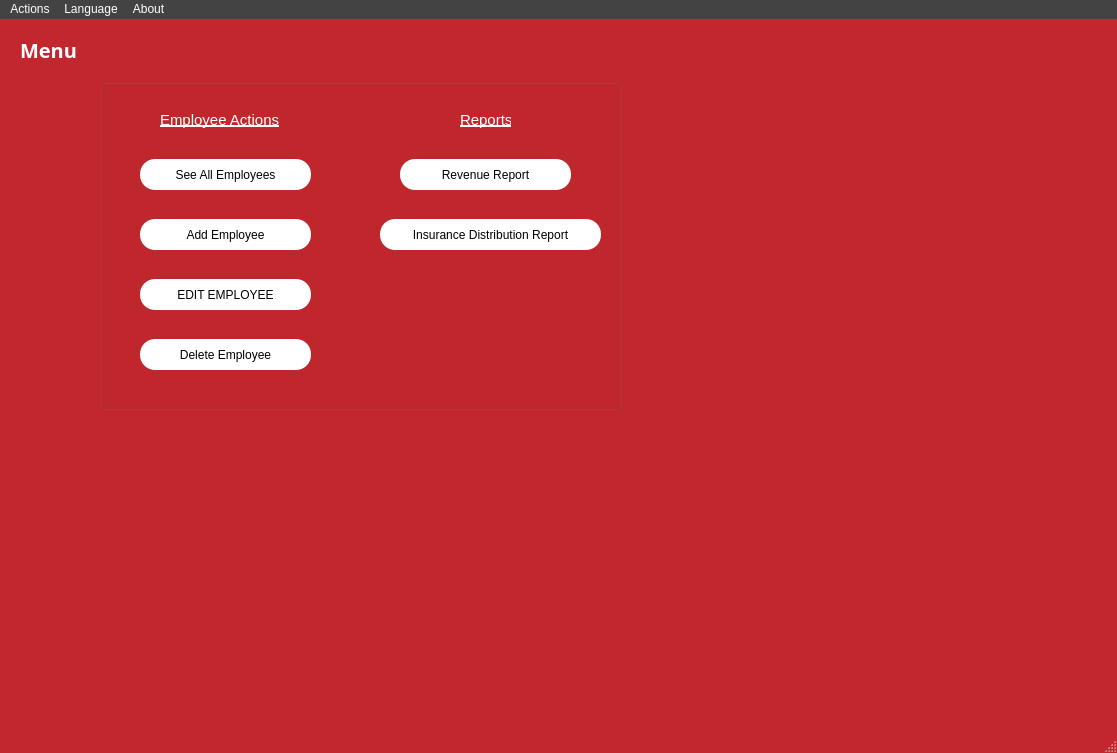
<?xml version="1.0" encoding="UTF-8"?>
<ui version="4.0">
 <class>Menu</class>
 <widget class="QMainWindow" name="Menu">
  <property name="geometry">
   <rect>
    <x>0</x>
    <y>0</y>
    <width>1117</width>
    <height>753</height>
   </rect>
  </property>
  <property name="windowTitle">
   <string>Menu</string>
  </property>
  <property name="styleSheet">
   <string notr="true">QMainWindow{
	background-color:  #C2272D;
}

QLineEdit{
	background-color: #fff;
	color: #000000;
	border-radius:  15px;
	padding-left : 11px;
}

QPushButton{
background-color: #fff;
text-transform: uppercase;
border-radius:  15px;
color: #000000;

}

QToolButton
{
    border-radius: 30px;
}

QMenu{
background-color:  gray;
color: #fff;
}

QMenuBar{
background-color:  #434343;
color: #fff;
}

QAction{
background-color: gray;
color: #fff;

}

QMenuBar::item:selected{
background-color: gray;
color: #fff;
}

QMenu::item:selected{
background-color:  #404040;
}

QMessageBox::QPushButton{
padding: 15px;
}

QLabel{
color: #fff;
}


</string>
  </property>
  <widget class="QWidget" name="centralwidget">
   <widget class="QLabel" name="titleLabel">
    <property name="geometry">
     <rect>
      <x>20</x>
      <y>10</y>
      <width>61</width>
      <height>41</height>
     </rect>
    </property>
    <property name="font">
     <font>
      <family>Nirmala UI Semilight</family>
      <pointsize>15</pointsize>
      <italic>false</italic>
      <bold>true</bold>
      <underline>false</underline>
     </font>
    </property>
    <property name="styleSheet">
     <string notr="true">QLabel{
	color: #fff;
}</string>
    </property>
    <property name="text">
     <string>Menu</string>
    </property>
   </widget>
   <widget class="QGroupBox" name="adminBox">
    <property name="geometry">
     <rect>
      <x>100</x>
      <y>60</y>
      <width>521</width>
      <height>331</height>
     </rect>
    </property>
    <property name="title">
     <string/>
    </property>
    <widget class="QLabel" name="label1">
     <property name="geometry">
      <rect>
       <x>60</x>
       <y>30</y>
       <width>121</width>
       <height>21</height>
      </rect>
     </property>
     <property name="font">
      <font>
       <pointsize>11</pointsize>
       <underline>true</underline>
      </font>
     </property>
     <property name="text">
      <string>Employee Actions</string>
     </property>
    </widget>
    <widget class="QPushButton" name="seeAllEmployeesButton">
     <property name="geometry">
      <rect>
       <x>40</x>
       <y>80</y>
       <width>171</width>
       <height>31</height>
      </rect>
     </property>
     <property name="text">
      <string>See All Employees</string>
     </property>
    </widget>
    <widget class="QPushButton" name="addEmployeeButton">
     <property name="geometry">
      <rect>
       <x>40</x>
       <y>140</y>
       <width>171</width>
       <height>31</height>
      </rect>
     </property>
     <property name="text">
      <string>Add Employee</string>
     </property>
    </widget>
    <widget class="QPushButton" name="revenueReportButton">
     <property name="geometry">
      <rect>
       <x>300</x>
       <y>80</y>
       <width>171</width>
       <height>31</height>
      </rect>
     </property>
     <property name="text">
      <string>Revenue Report</string>
     </property>
    </widget>
    <widget class="QPushButton" name="editEmployeeButton">
     <property name="geometry">
      <rect>
       <x>40</x>
       <y>200</y>
       <width>171</width>
       <height>31</height>
      </rect>
     </property>
     <property name="text">
      <string>EDIT EMPLOYEE</string>
     </property>
    </widget>
    <widget class="QPushButton" name="insuranceDistributionReportButton">
     <property name="geometry">
      <rect>
       <x>280</x>
       <y>140</y>
       <width>221</width>
       <height>31</height>
      </rect>
     </property>
     <property name="text">
      <string>Insurance Distribution Report</string>
     </property>
    </widget>
    <widget class="QPushButton" name="deleteEmployeeButton">
     <property name="geometry">
      <rect>
       <x>40</x>
       <y>260</y>
       <width>171</width>
       <height>31</height>
      </rect>
     </property>
     <property name="text">
      <string>Delete Employee</string>
     </property>
    </widget>
    <widget class="QLabel" name="label2">
     <property name="geometry">
      <rect>
       <x>360</x>
       <y>30</y>
       <width>51</width>
       <height>21</height>
      </rect>
     </property>
     <property name="font">
      <font>
       <pointsize>11</pointsize>
       <underline>true</underline>
      </font>
     </property>
     <property name="text">
      <string>Reports</string>
     </property>
    </widget>
   </widget>
  </widget>
  <widget class="QMenuBar" name="menubar">
   <property name="geometry">
    <rect>
     <x>0</x>
     <y>0</y>
     <width>1117</width>
     <height>21</height>
    </rect>
   </property>
   <widget class="QMenu" name="menuLanguage">
    <property name="title">
     <string>Language</string>
    </property>
    <addaction name="actionEnglish"/>
    <addaction name="actionSpanish"/>
   </widget>
   <widget class="QMenu" name="menuAbout">
    <property name="title">
     <string>About</string>
    </property>
    <addaction name="actionDeveloperInfo"/>
    <addaction name="actionAboutQt"/>
   </widget>
   <widget class="QMenu" name="menuActions">
    <property name="title">
     <string>Actions</string>
    </property>
    <widget class="QMenu" name="menuReports">
     <property name="title">
      <string>Reports</string>
     </property>
     <addaction name="actionRevenue_Report"/>
     <addaction name="actionInsuranceDistReport"/>
    </widget>
    <widget class="QMenu" name="menuEmployeeActions">
     <property name="title">
      <string>Actions on Employees</string>
     </property>
     <addaction name="actionAddEmployee"/>
     <addaction name="actionEditEmployee"/>
     <addaction name="actionDeleteEmployee"/>
     <addaction name="actionSeeAllEmployees"/>
    </widget>
    <addaction name="separator"/>
    <addaction name="actionCreateAccount"/>
    <addaction name="menuReports"/>
    <addaction name="menuEmployeeActions"/>
   </widget>
   <addaction name="menuActions"/>
   <addaction name="menuLanguage"/>
   <addaction name="menuAbout"/>
  </widget>
  <widget class="QStatusBar" name="statusbar"/>
  <action name="actionEnglish">
   <property name="text">
    <string>English</string>
   </property>
   <property name="shortcut">
    <string>Ctrl+E</string>
   </property>
  </action>
  <action name="actionSpanish">
   <property name="text">
    <string>Spanish</string>
   </property>
   <property name="shortcut">
    <string>Ctrl+S</string>
   </property>
  </action>
  <action name="actionDeveloperInfo">
   <property name="text">
    <string>Developer Info</string>
   </property>
   <property name="shortcut">
    <string>Ctrl+D</string>
   </property>
  </action>
  <action name="actionAboutQt">
   <property name="text">
    <string>About Qt</string>
   </property>
   <property name="shortcut">
    <string>Ctrl+Q</string>
   </property>
  </action>
  <action name="actionCreateAccount">
   <property name="text">
    <string>Create Account(desk only)</string>
   </property>
  </action>
  <action name="actionRevenue_Report">
   <property name="text">
    <string>Revenue Report</string>
   </property>
   <property name="shortcut">
    <string>Ctrl+R, R</string>
   </property>
  </action>
  <action name="actionInsuranceDistReport">
   <property name="text">
    <string>Insurance Dist. Report</string>
   </property>
   <property name="shortcut">
    <string>Ctrl+I, R</string>
   </property>
  </action>
  <action name="actionSeeAllEmployees">
   <property name="text">
    <string>See All Employees</string>
   </property>
   <property name="shortcut">
    <string>Ctrl+A</string>
   </property>
  </action>
  <action name="actionAddEmployee">
   <property name="text">
    <string>Add Employee</string>
   </property>
   <property name="shortcut">
    <string>Ctrl+Shift+A</string>
   </property>
  </action>
  <action name="actionDeleteEmployee">
   <property name="text">
    <string>Delete Employee</string>
   </property>
   <property name="shortcut">
    <string>Ctrl+Shift+D</string>
   </property>
  </action>
  <action name="actionEditEmployee">
   <property name="text">
    <string>Edit Employee</string>
   </property>
   <property name="shortcut">
    <string>Ctrl+Shift+E</string>
   </property>
  </action>
 </widget>
 <resources/>
 <connections/>
</ui>
